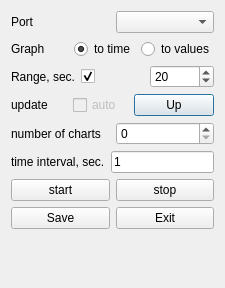
<?xml version="1.0" encoding="UTF-8"?>
<ui version="4.0">
 <class>Info_Dialog</class>
 <widget class="QDialog" name="Info_Dialog">
  <property name="geometry">
   <rect>
    <x>0</x>
    <y>0</y>
    <width>225</width>
    <height>288</height>
   </rect>
  </property>
  <property name="sizePolicy">
   <sizepolicy hsizetype="Maximum" vsizetype="Maximum">
    <horstretch>0</horstretch>
    <verstretch>0</verstretch>
   </sizepolicy>
  </property>
  <property name="windowTitle">
   <string>Settings</string>
  </property>
  <layout class="QGridLayout" name="gridLayout_2">
   <item row="0" column="0">
    <layout class="QGridLayout" name="gridLayout">
     <item row="0" column="0">
      <layout class="QHBoxLayout" name="horizontalLayout_7">
       <item>
        <widget class="QLabel" name="label">
         <property name="text">
          <string>Port</string>
         </property>
        </widget>
       </item>
       <item>
        <widget class="QComboBox" name="comboBox"/>
       </item>
      </layout>
     </item>
     <item row="1" column="0">
      <layout class="QHBoxLayout" name="horizontalLayout_5">
       <item>
        <widget class="QLabel" name="label_4">
         <property name="text">
          <string>Graph</string>
         </property>
        </widget>
       </item>
       <item>
        <widget class="QRadioButton" name="to_time_radioButton_2">
         <property name="text">
          <string>to time</string>
         </property>
         <property name="checked">
          <bool>true</bool>
         </property>
        </widget>
       </item>
       <item>
        <widget class="QRadioButton" name="to_values_radioButton">
         <property name="text">
          <string>to values</string>
         </property>
        </widget>
       </item>
      </layout>
     </item>
     <item row="2" column="0">
      <layout class="QHBoxLayout" name="horizontalLayout_8">
       <item>
        <widget class="QLabel" name="label_6">
         <property name="text">
          <string>Range, sec.</string>
         </property>
        </widget>
       </item>
       <item>
        <widget class="QCheckBox" name="range_checkBox">
         <property name="text">
          <string/>
         </property>
         <property name="checked">
          <bool>true</bool>
         </property>
        </widget>
       </item>
       <item>
        <widget class="QSpinBox" name="range_spinBox">
         <property name="minimum">
          <number>1</number>
         </property>
         <property name="maximum">
          <number>100</number>
         </property>
         <property name="value">
          <number>20</number>
         </property>
        </widget>
       </item>
      </layout>
     </item>
     <item row="3" column="0">
      <layout class="QHBoxLayout" name="horizontalLayout_4">
       <item>
        <widget class="QLabel" name="label_5">
         <property name="enabled">
          <bool>true</bool>
         </property>
         <property name="text">
          <string>update</string>
         </property>
        </widget>
       </item>
       <item>
        <widget class="QCheckBox" name="auto_checkBox">
         <property name="enabled">
          <bool>false</bool>
         </property>
         <property name="text">
          <string>auto</string>
         </property>
         <property name="checked">
          <bool>false</bool>
         </property>
         <property name="autoRepeat">
          <bool>true</bool>
         </property>
         <property name="autoExclusive">
          <bool>false</bool>
         </property>
        </widget>
       </item>
       <item>
        <widget class="QPushButton" name="up_pushButton">
         <property name="text">
          <string>Up</string>
         </property>
        </widget>
       </item>
      </layout>
     </item>
     <item row="4" column="0">
      <layout class="QHBoxLayout" name="horizontalLayout_6">
       <item>
        <widget class="QLabel" name="label_2">
         <property name="text">
          <string>number of charts</string>
         </property>
        </widget>
       </item>
       <item>
        <widget class="QSpinBox" name="number_spinBox"/>
       </item>
      </layout>
     </item>
     <item row="5" column="0">
      <layout class="QHBoxLayout" name="horizontalLayout_2">
       <item>
        <widget class="QLabel" name="label_3">
         <property name="text">
          <string>time interval, sec.</string>
         </property>
        </widget>
       </item>
       <item>
        <widget class="QLineEdit" name="time_interval_lineEdit">
         <property name="text">
          <string>1</string>
         </property>
        </widget>
       </item>
      </layout>
     </item>
     <item row="6" column="0">
      <layout class="QHBoxLayout" name="horizontalLayout">
       <item>
        <widget class="QPushButton" name="start_pushButton">
         <property name="text">
          <string>start</string>
         </property>
        </widget>
       </item>
       <item>
        <widget class="QPushButton" name="stop_pushButton">
         <property name="text">
          <string>stop</string>
         </property>
        </widget>
       </item>
      </layout>
     </item>
     <item row="7" column="0">
      <layout class="QHBoxLayout" name="horizontalLayout_3">
       <item>
        <widget class="QPushButton" name="save_pushButton">
         <property name="text">
          <string>Save</string>
         </property>
        </widget>
       </item>
       <item>
        <widget class="QPushButton" name="pushButton">
         <property name="text">
          <string>Exit</string>
         </property>
        </widget>
       </item>
      </layout>
     </item>
     <item row="8" column="0">
      <widget class="QLabel" name="info_label">
       <property name="text">
        <string/>
       </property>
       <property name="textFormat">
        <enum>Qt::AutoText</enum>
       </property>
       <property name="alignment">
        <set>Qt::AlignCenter</set>
       </property>
      </widget>
     </item>
    </layout>
   </item>
   <item row="0" column="1">
    <spacer name="horizontalSpacer">
     <property name="orientation">
      <enum>Qt::Horizontal</enum>
     </property>
     <property name="sizeHint" stdset="0">
      <size>
       <width>2</width>
       <height>20</height>
      </size>
     </property>
    </spacer>
   </item>
   <item row="1" column="0">
    <spacer name="verticalSpacer">
     <property name="orientation">
      <enum>Qt::Vertical</enum>
     </property>
     <property name="sizeHint" stdset="0">
      <size>
       <width>20</width>
       <height>0</height>
      </size>
     </property>
    </spacer>
   </item>
  </layout>
 </widget>
 <resources/>
 <connections>
  <connection>
   <sender>to_values_radioButton</sender>
   <signal>toggled(bool)</signal>
   <receiver>number_spinBox</receiver>
   <slot>setDisabled(bool)</slot>
   <hints>
    <hint type="sourcelabel">
     <x>174</x>
     <y>55</y>
    </hint>
    <hint type="destinationlabel">
     <x>135</x>
     <y>134</y>
    </hint>
   </hints>
  </connection>
  <connection>
   <sender>to_values_radioButton</sender>
   <signal>toggled(bool)</signal>
   <receiver>auto_checkBox</receiver>
   <slot>setEnabled(bool)</slot>
   <hints>
    <hint type="sourcelabel">
     <x>174</x>
     <y>55</y>
    </hint>
    <hint type="destinationlabel">
     <x>95</x>
     <y>103</y>
    </hint>
   </hints>
  </connection>
  <connection>
   <sender>to_time_radioButton_2</sender>
   <signal>toggled(bool)</signal>
   <receiver>to_values_radioButton</receiver>
   <slot>update()</slot>
   <hints>
    <hint type="sourcelabel">
     <x>101</x>
     <y>55</y>
    </hint>
    <hint type="destinationlabel">
     <x>174</x>
     <y>55</y>
    </hint>
   </hints>
  </connection>
  <connection>
   <sender>to_time_radioButton_2</sender>
   <signal>toggled(bool)</signal>
   <receiver>number_spinBox</receiver>
   <slot>setEnabled(bool)</slot>
   <hints>
    <hint type="sourcelabel">
     <x>100</x>
     <y>49</y>
    </hint>
    <hint type="destinationlabel">
     <x>135</x>
     <y>134</y>
    </hint>
   </hints>
  </connection>
  <connection>
   <sender>to_values_radioButton</sender>
   <signal>toggled(bool)</signal>
   <receiver>auto_checkBox</receiver>
   <slot>setChecked(bool)</slot>
   <hints>
    <hint type="sourcelabel">
     <x>174</x>
     <y>55</y>
    </hint>
    <hint type="destinationlabel">
     <x>95</x>
     <y>103</y>
    </hint>
   </hints>
  </connection>
  <connection>
   <sender>to_time_radioButton_2</sender>
   <signal>toggled(bool)</signal>
   <receiver>range_checkBox</receiver>
   <slot>setEnabled(bool)</slot>
   <hints>
    <hint type="sourcelabel">
     <x>81</x>
     <y>45</y>
    </hint>
    <hint type="destinationlabel">
     <x>74</x>
     <y>74</y>
    </hint>
   </hints>
  </connection>
  <connection>
   <sender>to_time_radioButton_2</sender>
   <signal>toggled(bool)</signal>
   <receiver>range_spinBox</receiver>
   <slot>setEnabled(bool)</slot>
   <hints>
    <hint type="sourcelabel">
     <x>88</x>
     <y>41</y>
    </hint>
    <hint type="destinationlabel">
     <x>141</x>
     <y>72</y>
    </hint>
   </hints>
  </connection>
  <connection>
   <sender>to_time_radioButton_2</sender>
   <signal>toggled(bool)</signal>
   <receiver>range_checkBox</receiver>
   <slot>setChecked(bool)</slot>
   <hints>
    <hint type="sourcelabel">
     <x>79</x>
     <y>53</y>
    </hint>
    <hint type="destinationlabel">
     <x>95</x>
     <y>75</y>
    </hint>
   </hints>
  </connection>
 </connections>
</ui>
